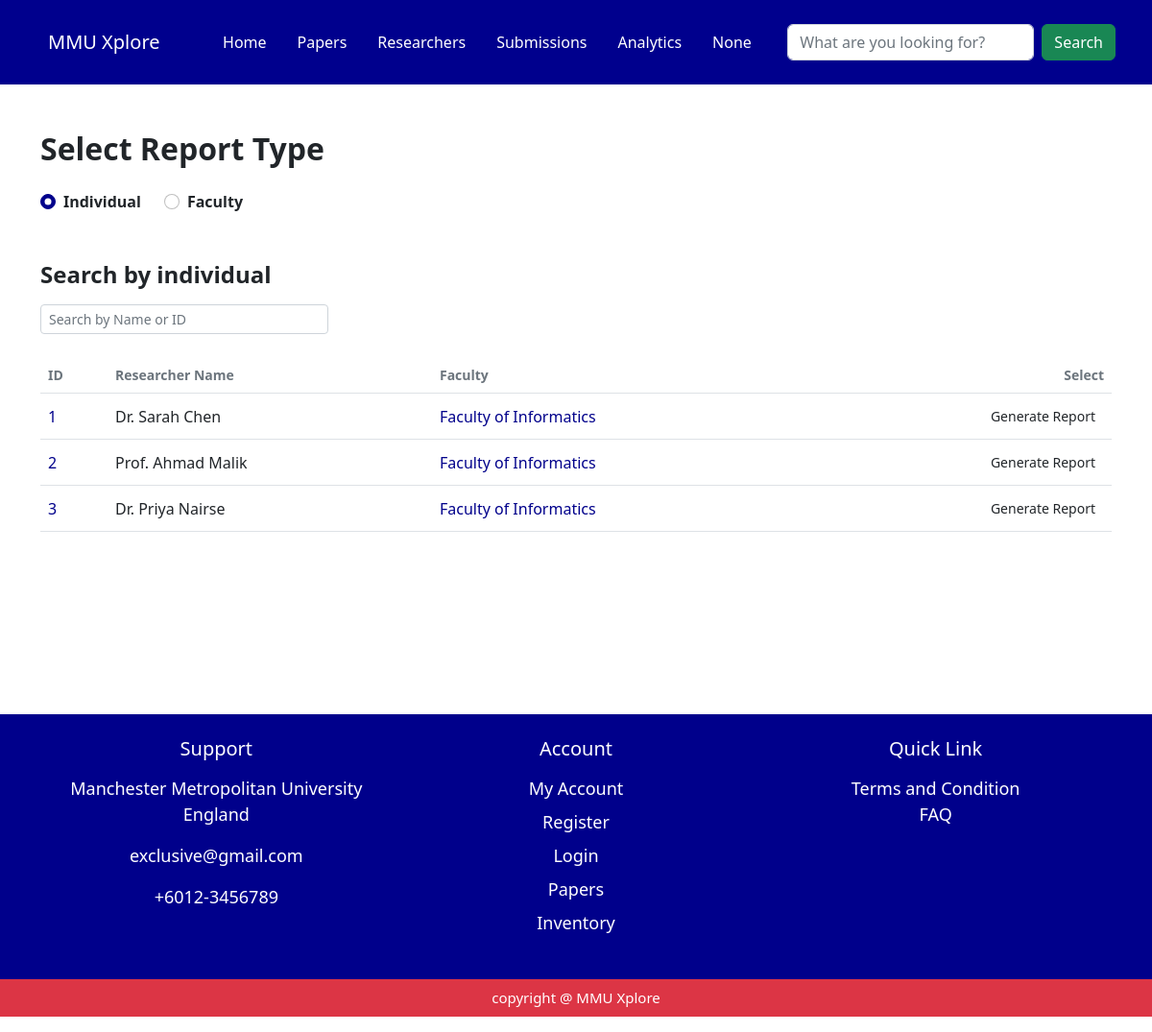
Page /coordinator/generate_report/ on the committed database.
### myapp/models.py (models this page shows, shortened)
class Researcher(models.Model):
     researcher_id = models.AutoField(primary_key=True)
     user_id = models.ForeignKey(User, on_delete=models.CASCADE)
     bio_description = models.TextField(blank=True)
     OCRID = models.CharField(max_length=50, blank=True)
     google_scholar_id = models.CharField(max_length=50, blank=True)
     publications = models.TextField(blank=True)

class User(models.Model):
     user_id = models.AutoField(primary_key=True)
     fullname = models.CharField(max_length=150 , default='unknown' , blank=True)
     university_id = models.CharField(max_length=50, unique=True , default='0000')
     email = models.EmailField(unique=True , default='unknown@example.com')
     password = models.CharField(max_length=250 , default='password')
     role = models.CharField(max_length=50, default='student')
     avatar = models.FileField(upload_to='profile/', blank=True, null=True)
     date_joined = models.DateTimeField(auto_now_add=True )

### myapp/views.py (the view, shortened to what this page needs)
# urls.py: path('coordinator/generate_report/', views.generate_report, name ='generate_report'),
def generate_report(request) :
    user_id = request.session.get('user_id')
    user_name = request.session.get('user_name')
    coordinator = ProgrammeCoordinator.objects.get(user_id__user_id=user_id)
    researchers = Researcher.objects.all()
    context = {
        'coordinator' : coordinator,
        'user_name': user_name,
        'researchers': researchers,
    }
    return render(request, 'coordinator/generate_report.html', context)

### myapp/views.py (called while the page is built)
def notification_context(request):
    user_name = request.session.get('user_name', 'Guest')
    user_id = request.session.get('user_id')
    read_ids = request.session.get('read_notifications', [])
    notifications = [] # This will essentially be "unread_notifications" for the navbar
    if user_id:
        all_notifs = Notification.objects.filter(user_id_id=user_id).order_by('-created_at')
        notifications = [n for n in all_notifs if n.notify_id not in read_ids]
    elif user_name != 'Guest':
         user = User.objects.filter(fullname=user_name).first()
         if user:
             all_notifs = Notification.objects.filter(user_id=user).order_by('-created_at')
             notifications = [n for n in all_notifs if n.notify_id not in read_ids]
    return {'notifications': notifications}

### myapp/templates/coordinator/generate_report.html (shortened to what this page needs)
<!DOCTYPE html>
<html lang="en">
<head>
    <link href="https://cdn.jsdelivr.net/npm/bootstrap@5.2.3/dist/css/bootstrap.min.css" rel="stylesheet">
</head>
<body>
{% include 'components/coordinator_navbar.html' %}
<div class="container my-5" style="min-height: 70vh;">
    <h2 class="fw-bold mb-4">Select Report Type</h2>
    <div class="d-flex mb-5">
        <div class="form-check me-4">
            <input class="form-check-input custom-radio" type="radio" name="reportType" id="radioIndividual" checked onclick="toggleReportView('individual')">
            <label class="form-check-label fw-semibold" for="radioIndividual">Individual</label>
        </div>
        <div class="form-check">
            <input class="form-check-input custom-radio" type="radio" name="reportType" id="radioFaculty" onclick="toggleReportView('faculty')">
            <label class="form-check-label fw-semibold" for="radioFaculty">Faculty</label>
        </div>
    </div>
    <div id="viewIndividual">
        <h4 class="fw-bold mb-3">Search by individual</h4>
        <div class="position-relative mb-4" style="max-width: 300px;">
            <input type="text" class="form-control form-control-sm pe-5" placeholder="Search by Name or ID">
        </div>
        <div class="table-responsive">
            <table class="table align-middle">
                <thead class="text-secondary small">
                    <tr>
                        <th>ID</th>
                        <th>Researcher Name</th>
                        <th>Faculty</th>
                        <th class="text-end">Select</th>
                    </tr>
                </thead>
                <tbody class="border-top-0">
                    {% for researcher in researchers %}
                    <tr>
                        <td class ="text-primary">{{researcher.researcher_id}}</td>
                        <td> {{researcher.user_id.fullname}}</td>
                        <td class="text-primary">Faculty of Informatics</td>
                        <td class="text-end align-middle">
                        <form method="POST" action="{% url 'generatereport' %}" class="d-inline">
                        <button type="submit"name="generate" value="generate" class="btn btn-custom btn-reject btn-sm">
                            Generate Report
                        </button>
                        </form>
                    </td>
                    </tr>
                    {%endfor%}
                </tbody>
            </table>
        </div>
    </div>
</div>
 {% include 'components/footer.html' %}
</body>
</html>

### myapp/templates/coordinator/generate_report.html (style rules this page uses)
.text-primary { color: #00008b !important; }
.custom-radio:checked { background-color: #00008b; border-color: #00008b; }

### rows in the picture
Researcher: researcher_id "1", user_id.fullname "Dr. Sarah Chen"
Researcher: researcher_id "2", user_id.fullname "Prof. Ahmad Malik"
Researcher: researcher_id "3", user_id.fullname "Dr. Priya Nairse"

### other values in the picture
{{ user_name }} "None"
